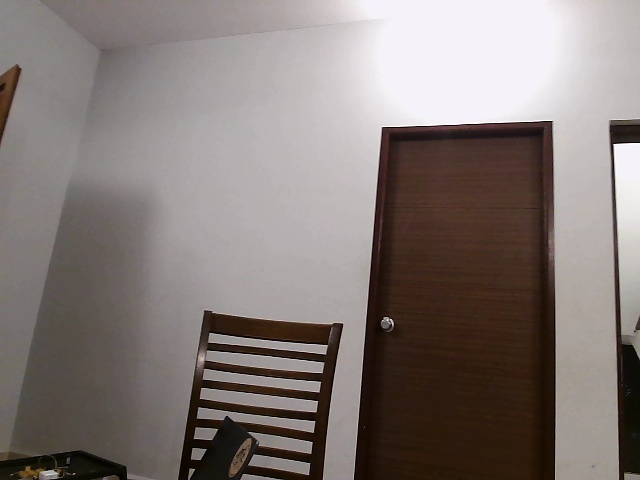
#> input picture site1/image1.jpg, 640 x 480 px; its folder holds 4 pictures in this run
$ python stich.py
#> lines starting #> are read from the running program, lines starting #| are printed output that depends on the picture; after the words box and inside, x2 and y2 are one past the last pixel; in counts of white or black regions, pixels touching at a corner belong together
import cv2
import numpy as np
import os
import imutils as im

# Function to stitch frames into a panorama
def stitch_frames(frames):
    # Initialize stitcher
    stitcher = cv2.Stitcher_create()

    # Stitch frames
    status, stitched_img = stitcher.stitch(frames)

    if status == cv2.Stitcher_OK:
        return stitched_img
    else:
        print("Stitching failed!")
        return None

# Function to process video and stitch frames
def process_photos():
    # Open the video file
    # List to store frames
    frames = []
    image_dir_path = "site1"
    files = os.listdir(image_dir_path)
    for j in range(0, 3):
        i = files[j]
        imagePath = os.path.join(image_dir_path, i)
        frame = cv2.imread(imagePath)
#> frame is the input picture: shape (480, 640, 3); mean B, G, R 118.2, 121.7, 130.8
        if frame is not None:  # Ensure the frame is read properly
            frames.append(frame)
        else:
            print(f"Failed to load image: {imagePath}")

    # Stitch frames into a panorama
    stitched_img = stitch_frames(frames)
#> in stitch_frames, `status, stitched_img = stitcher.stitch(frames)`:
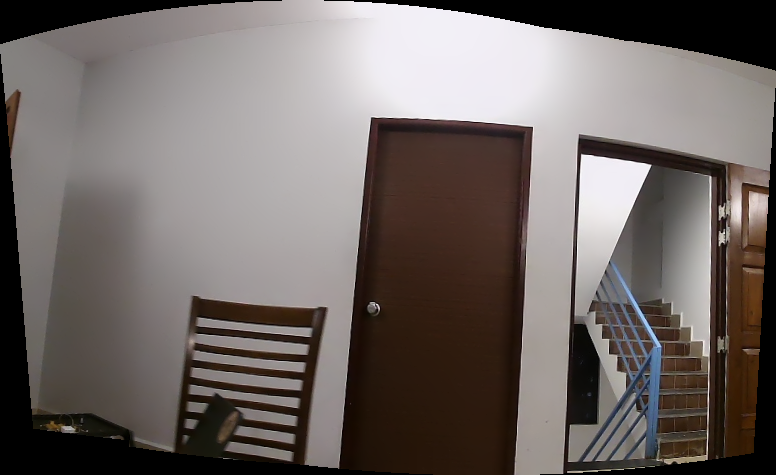
#> stitched_img: shape (475, 776, 3); mean of channels 0, 1, 2 100.6, 103.6, 111.6; drawn as B, G, R
#> in stitch_frames, `status, stitched_img = stitcher.stitch(frames)`: status = 0

    return stitched_img

# Function to resize image to 3:1 aspect ratio
def resize_to_aspect_ratio(image, aspect_ratio=(3, 1)):
    height, width = image.shape[:2]
    target_width = int(height * aspect_ratio[0] / aspect_ratio[1])

    # Resize the image while maintaining the aspect ratio
    resized_image = cv2.resize(image, (target_width, height))
    return resized_image

# Main function
def main():
    stitched_img = process_photos()

    if stitched_img is None:
        print("Stitching failed. Exiting program.")
        return

    stitched = cv2.copyMakeBorder(stitched_img, 10, 10, 10, 10, cv2.BORDER_CONSTANT, (0, 0, 0))

    if stitched is None:
        print("Error in stitched image.")
        return

    # Check if the image is in the expected format (3 channels, BGR)
    if len(stitched.shape) == 3 and stitched.shape[2] == 3:
        gray = cv2.cvtColor(stitched, cv2.COLOR_BGR2GRAY)
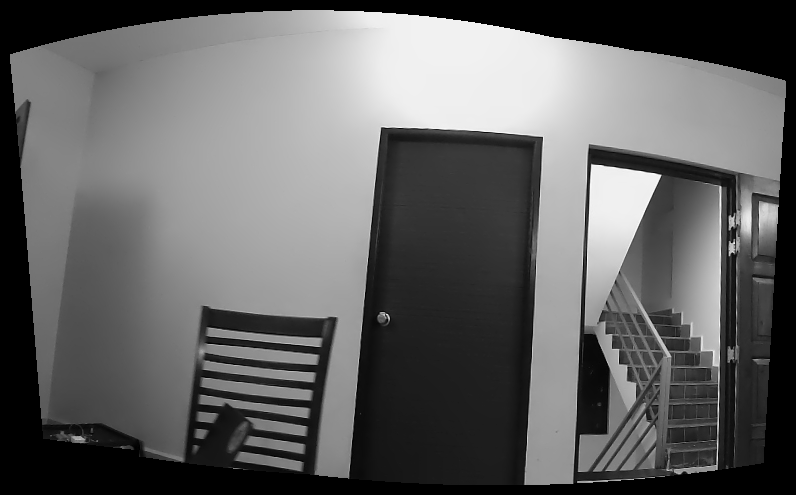
#> gray: shape (495, 796); min 0, max 251, mean 98.8
    else:
        print("Stitched image is not in the expected BGR format.")
        return

    thresh = cv2.threshold(gray, 0, 255, cv2.THRESH_BINARY)[1]
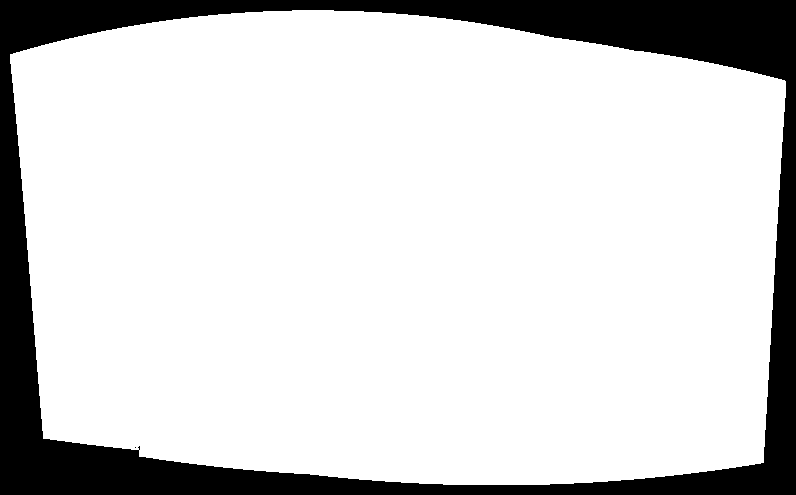
#> thresh: shape (495, 796); 83.4% white; 2 black regions (1 under 20 px)
    cnts = cv2.findContours(thresh.copy(), cv2.RETR_EXTERNAL, cv2.CHAIN_APPROX_SIMPLE)
#> cnts = 1 contour; box (x1, y1, x2, y2) and area: (10, 10, 786, 485) 327618
    cnts = im.grab_contours(cnts)

    if cnts:  # Check if contours were found
        c = max(cnts, key=cv2.contourArea)
#> c = contour of 468 points, box (x1, y1, x2, y2) (10, 10, 786, 485), area 327618
        mask = np.zeros(thresh.shape, dtype="uint8")
        (x, y, w, h) = cv2.boundingRect(c)
#> x = 10; y = 10; w = 776; h = 475
        cv2.rectangle(mask, (x, y), (x + w, y + h), 255, -1)
#> mask: shape (495, 796); 93.9% white; 1 black region, box (x1, y1, x2, y2) and area: (0, 0, 796, 495) 24168
        minRect = mask.copy()
        sub = mask.copy()
        while cv2.countNonZero(sub) > 1500:
            minRect = cv2.erode(minRect, None)
            sub = cv2.subtract(minRect, thresh)
#> this loop made 39 passes
#> pass 1, in main, `sub = cv2.subtract(minRect, thresh)`:
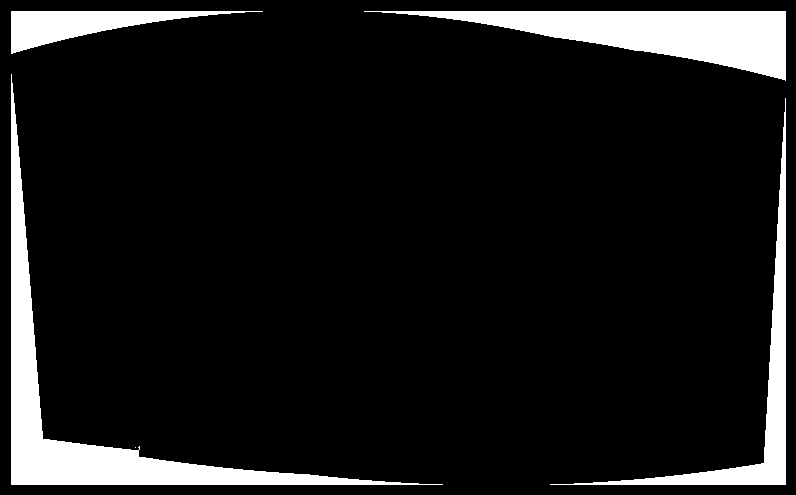
#> sub: shape (495, 796); 9.8% white; 5 white regions (1 under 20 px), largest, box (x1, y1, x2, y2) and area: (11, 74, 443, 485) 15193, (364, 11, 786, 81) 12636, (550, 98, 786, 485) 6658, (11, 11, 263, 54) 4168
#> after the loop:
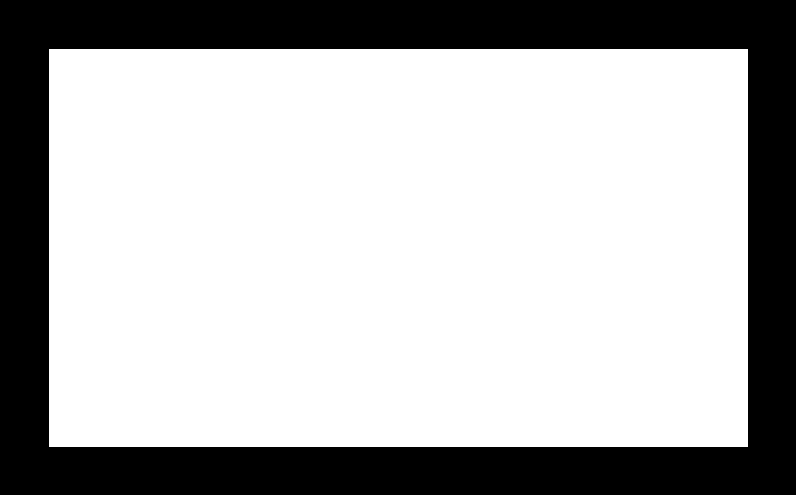
#> minRect: shape (495, 796); 70.6% white; 1 black region

        cnts = cv2.findContours(minRect.copy(), cv2.RETR_EXTERNAL, cv2.CHAIN_APPROX_SIMPLE)
#> cnts = 1 contour; box (x1, y1, x2, y2) and area: (49, 49, 748, 447) 277106
        cnts = im.grab_contours(cnts)
#> cnts = [[[49, 49], [49, 446], [747, 446], [747, 49]]]
        if cnts:
            c = max(cnts, key=cv2.contourArea)
#> c = [[49, 49], [49, 446], [747, 446], [747, 49]]
            (x, y, w, h) = cv2.boundingRect(c)
#> x = 49; y = 49; w = 699; h = 398

            stitched = stitched[y:y + h, x:x + w]
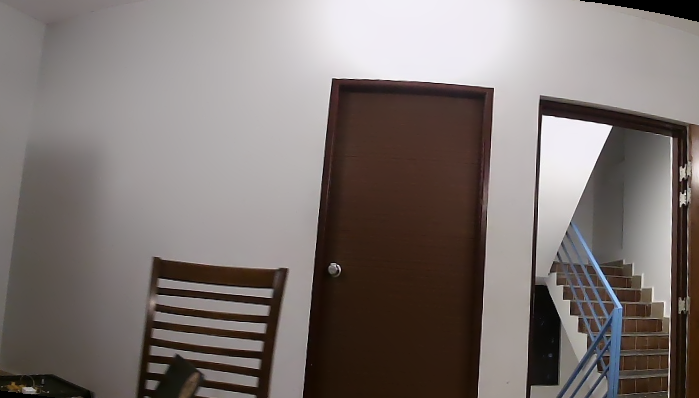
#> stitched: shape (398, 699, 3); mean of channels 0, 1, 2 113.2, 116.2, 124.8; drawn as B, G, R

            # Resize the image to a 3:1 aspect ratio
            stitched_resized = resize_to_aspect_ratio(stitched)
#> in resize_to_aspect_ratio, `resized_image = cv2.resize(image, (target_width, height))`:
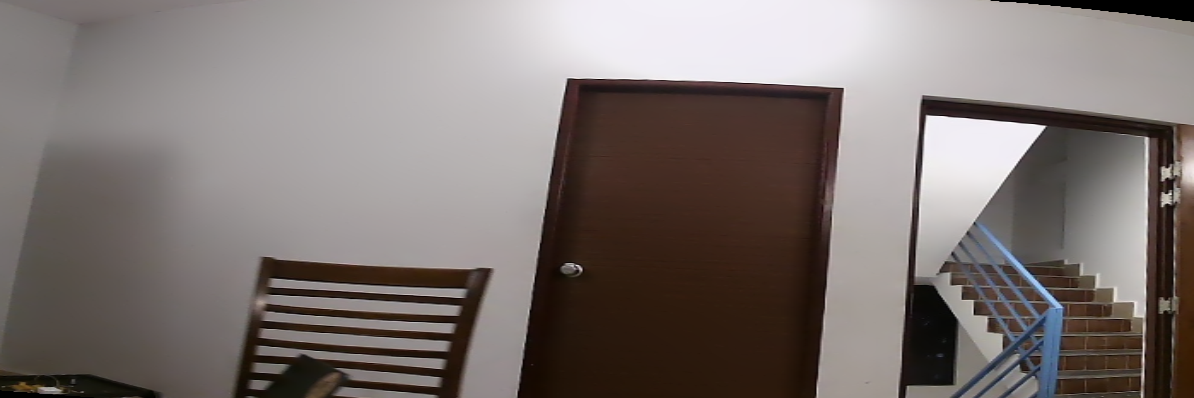
#> resized_image: shape (398, 1194, 3); mean of channels 0, 1, 2 113.2, 116.2, 124.8; drawn as B, G, R

            print(y, h, x, w)
#| 49 398 49 699
            print(stitched_resized.shape)
#| (398, 1194, 3)

            # Display the resized stitched image
            cv2.imshow("Stitched Image (3:1 Aspect Ratio)", stitched_resized)

            # Save the image
            output_file = "stitched_image_3_1_aspect_ratio.jpg"
            cv2.imwrite(output_file, stitched_resized)
            print(f"Image saved as {output_file}")

            cv2.waitKey(0)
            cv2.destroyAllWindows()
    else:
        print("No contours found.")

if __name__ == "__main__":
    main()
